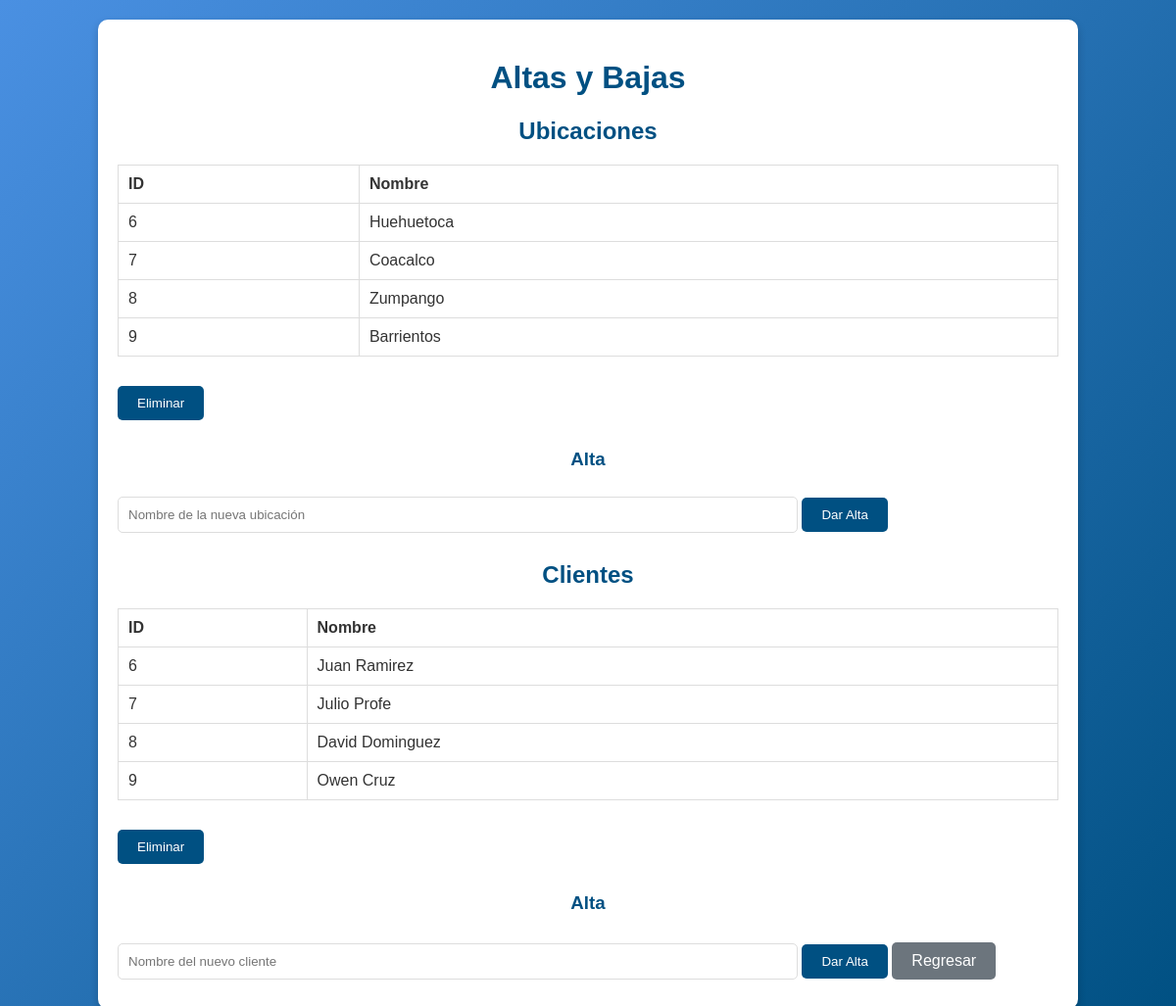
Before: /altas_bajas (signed in) with the older database file.
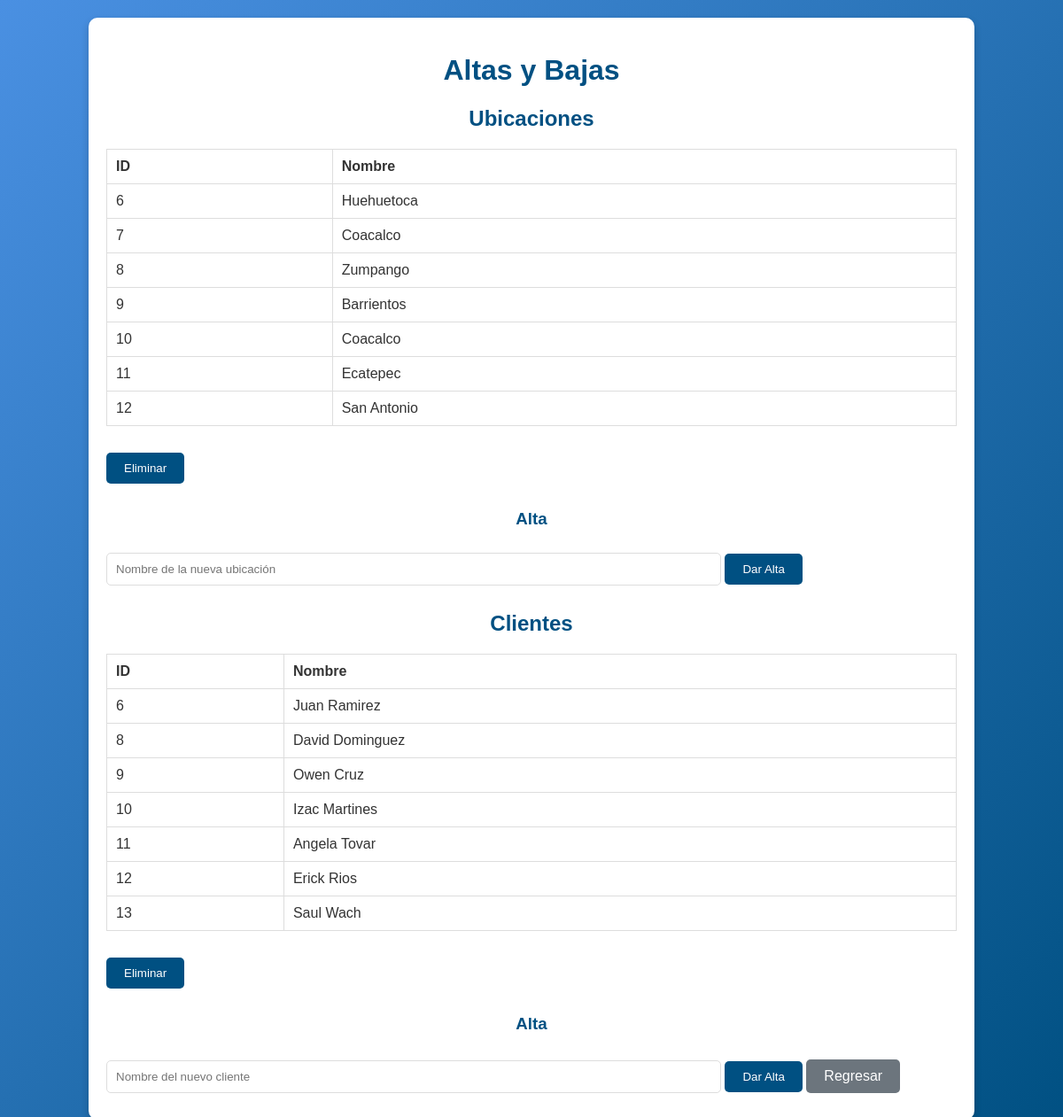
After: the same page with the newer database file.
### tables this page shows
CREATE TABLE ubicaciones (
    id_ubicacion INTEGER PRIMARY KEY AUTOINCREMENT,
    nombre TEXT NOT NULL
);

CREATE TABLE clientes (
    id_cliente INTEGER PRIMARY KEY AUTOINCREMENT,
    nombre TEXT NOT NULL
);

### app.py (the view)
    @app.route('/altas_bajas')
    @login_required(role='administrador')
    def altas_bajas():
        conn = get_db_connection()
        ubicaciones = conn.execute('SELECT * FROM ubicaciones').fetchall()
        clientes = conn.execute('SELECT * FROM clientes').fetchall()
        conn.close()
        return render_template('altas_bajas.html', ubicaciones=ubicaciones, clientes=clientes)

### templates/altas_bajas.html (shortened to what this page needs)
<!DOCTYPE html>
<html lang="es">
<head>
    <link rel="stylesheet" href="{{ url_for('static', filename='css/altas_bajas.css') }}">
</head>
<body>
    <div class="container">
        <h1>Altas y Bajas</h1>
        <h2>Ubicaciones</h2>
        <div class="table-container">
            <table>
                <thead>
                    <tr>
                        <th>ID</th>
                        <th>Nombre</th>
                    </tr>
                </thead>
                <tbody>
                    {% for ubicacion in ubicaciones %}
                    <tr onclick="selectUbicacion({{ ubicacion.id_ubicacion }})">
                        <td>{{ ubicacion.id_ubicacion }}</td>
                        <td>{{ ubicacion.nombre }}</td>
                    </tr>
                    {% endfor %}
                </tbody>
            </table>
        </div>
        <button onclick="eliminarUbicacion()">Eliminar</button>
        <h3>Alta</h3>
        <input type="text" id="nueva_ubicacion" placeholder="Nombre de la nueva ubicación">
        <button onclick="darAltaUbicacion()">Dar Alta</button>
        <h2>Clientes</h2>
        <div class="table-container">
            <table>
                <thead>
                    <tr>
                        <th>ID</th>
                        <th>Nombre</th>
                    </tr>
                </thead>
                <tbody>
                    {% for cliente in clientes %}
                    <tr onclick="selectCliente({{ cliente.id_cliente }})">
                        <td>{{ cliente.id_cliente }}</td>
                        <td>{{ cliente.nombre }}</td>
                    </tr>
                    {% endfor %}
                </tbody>
            </table>
        </div>
        <button onclick="eliminarCliente()">Eliminar</button>
        <h3>Alta</h3>
        <input type="text" id="nuevo_cliente" placeholder="Nombre del nuevo cliente">
        <button onclick="darAltaCliente()">Dar Alta</button>
        <button class="back-btn" onclick="window.history.back()">Regresar</button>
    </div>
</body>
</html>

### static/css/altas_bajas.css (style rules this page uses)
body { font-family: Arial, sans-serif; margin: 0; padding: 0; background: linear-gradient(135deg, #4a90e2, #005082); color: #333; }
.container { width: 80%; margin: 20px auto; background: #fff; padding: 20px; border-radius: 10px; box-shadow: 0 4px 8px rgba(0, 0, 0, 0.2); }
h1, h2, h3 { text-align: center; color: #005082; }
.table-container { margin: 20px 0; overflow-x: auto; }
table { width: 100%; border-collapse: collapse; }
table th, table td { padding: 10px; text-align: left; border: 1px solid #ddd; }
button { background-color: #005082; color: white; border: none; padding: 10px 20px; margin: 10px 0; cursor: pointer; border-radius: 5px; }
input { padding: 10px; width: 70%; border: 1px solid #ddd; border-radius: 5px; }
.back-btn { background-color: #6c757d; color: white; padding: 10px 20px; border: none; border-radius: 5px; font-size: 16px; cursor: pointer; margin: 10px 0; }

Changed rows visible on the page:
removed clientes: id_cliente "7", nombre "Julio Profe"
added ubicaciones: id_ubicacion "10", nombre "Coacalco"
added ubicaciones: id_ubicacion "11", nombre "Ecatepec"
added ubicaciones: id_ubicacion "12", nombre "San Antonio"
added clientes: id_cliente "10", nombre "Izac Martines"
added clientes: id_cliente "11", nombre "Angela Tovar"
added clientes: id_cliente "12", nombre "Erick Rios"
added clientes: id_cliente "13", nombre "Saul Wach"
